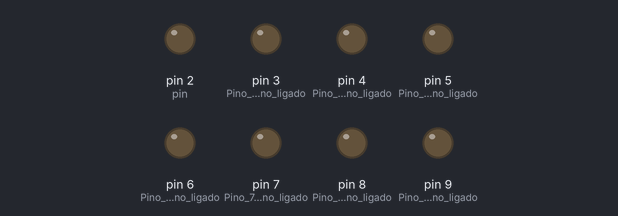
This sketch was run on a simulated Arduino Uno, built with avr-gcc and run on an emulated ATmega328P. On the bench: output pins drawn as LEDs (lit = HIGH).

Above: at 0.5 s.
At 9.85 s:
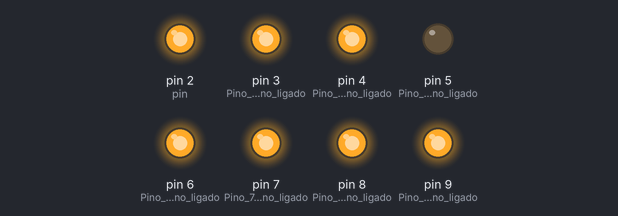
At 20.1 s:
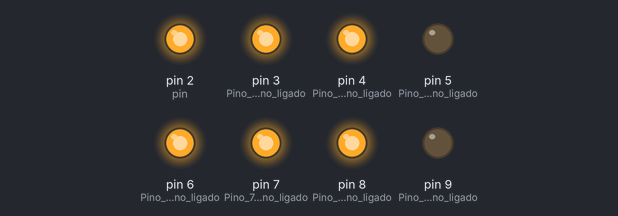
Timing chart, 0 to 24.8 s (numbered marks = the images above):
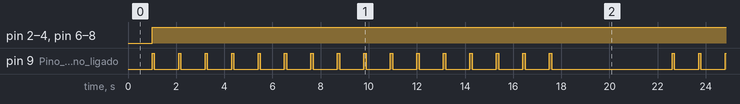

The sketch:

display7segmentos.ino
```cpp
byte seven_seg_digits[16][7] = { { 1,1,1,1,1,1,0 },  // = Digito 0
                                 { 0,1,1,0,0,0,0 },  // = Digito 1
                                 { 1,1,0,1,1,0,1 },  // = Digito 2
                                 { 1,1,1,1,0,0,1 },  // = Digito 3
                                 { 0,1,1,0,0,1,1 },  // = Digito 4
                                 { 1,0,1,1,0,1,1 },  // = Digito 5
                                 { 1,0,1,1,1,1,1 },  // = Digito 6
                                 { 1,1,1,0,0,0,0 },  // = Digito 7
                                 { 1,1,1,1,1,1,1 },  // = Digito 8
                                 { 1,1,1,0,0,1,1 },  // = Digito 9
                                 { 1,1,1,0,1,1,1 },  // = Digito A
                                 { 0,0,1,1,1,1,1 },  // = Digito B
                                 { 1,0,0,1,1,1,0 },  // = Digito C
                                 { 0,1,1,1,1,0,1 },  // = Digito D
                                 { 1,0,0,1,1,1,1 },  // = Digito E
                                 { 1,0,0,0,1,1,1 }   // = Digito F
                                 };


void setup()
{
  pinMode(2, OUTPUT); //Pino 2 do Arduino ligado ao segmento A
  pinMode(3, OUTPUT); //Pino 3 do Arduino ligado ao segmento B
  pinMode(4, OUTPUT); //Pino 4 do Arduino ligado ao segmento C
  pinMode(5, OUTPUT); //Pino 5 do Arduino ligado ao segmento D
  pinMode(6, OUTPUT); //Pino 6 do Arduino ligado ao segmento E
  pinMode(7, OUTPUT); //Pino 7 do Arduino ligado ao segmento F
  pinMode(8, OUTPUT); //Pino 8 do Arduino ligado ao segmento G
  pinMode(9, OUTPUT); //Pino 9 do Arduino ligado ao segmento PONTO
  writePonto(0);  // Inicia com o ponto desligado
}

void writePonto(byte dot)   //Funcao que aciona o ponto no display
{
  digitalWrite(9, dot);
}

void sevenSegWrite(byte digit)  //Funcao que aciona o display
{
  byte pin = 2;

  //Percorre o array ligando os segmentos correspondentes ao digito
  for (byte segCount = 0; segCount < 7; ++segCount){
    digitalWrite(pin, seven_seg_digits[digit][segCount]);
    ++pin;
  }
    writePonto(1);  //Liga o ponto
    delay(100);   //Aguarda 100 milisegundos
    writePonto(0);  //Desliga o ponto
}

void loop()
{
  //Contador de 0 a 15, ligando os segmentos correspondentes
  //0 a 9 = liga os segmentos correspondentes aos numeros
  //10 a 15 = Forma as letras A,B,C,D,E,F
  for (byte count = 0; count < 16; count++){
     delay(1000);
     sevenSegWrite(10);
  }


  delay(4000);
}
```

Measured:
- by itself, pin 9 (Pino_9_do_Arduino_ligado): repeats every 21.6 s: HIGH 0.10 s, LOW 5.0 s, 15 × (HIGH 0.10 s, LOW 1.0 s)
- by itself, pin 2 (pin), pin 3 (Pino_3_do_Arduino_ligado), pin 4 (Pino_4_do_Arduino_ligado), pin 6 (Pino_6_do_Arduino_ligado), pin 7 (Pino_7_do_Arduino_ligado), pin 8 (Pino_8_do_Arduino_ligado): LOW → HIGH at 1.0 s
- by itself, everything shown: repeats every 21.6 s, in 32 steps
